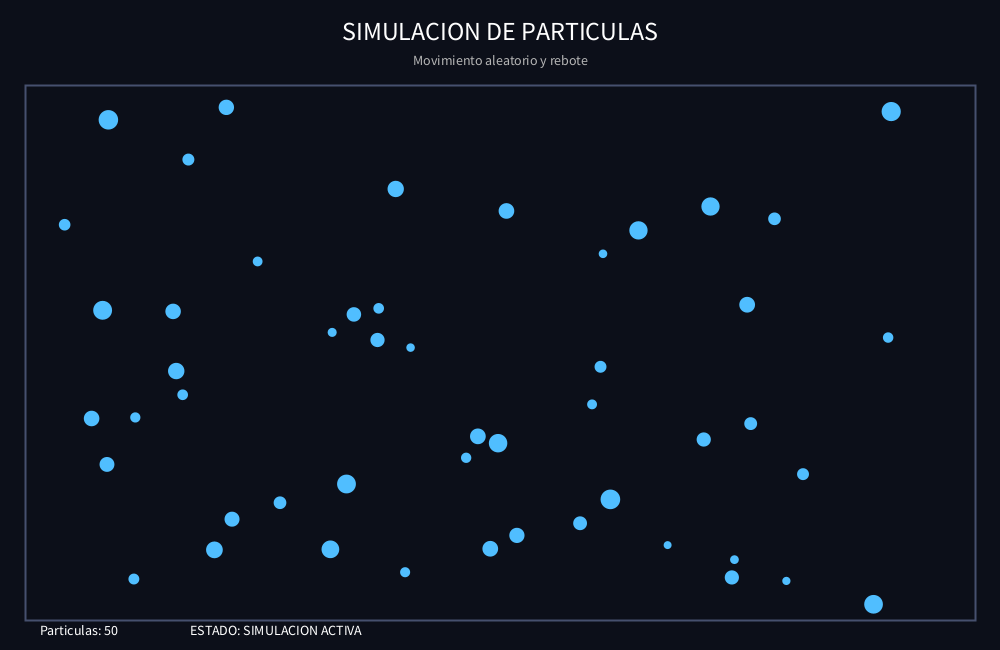
Frame 1 (no input)
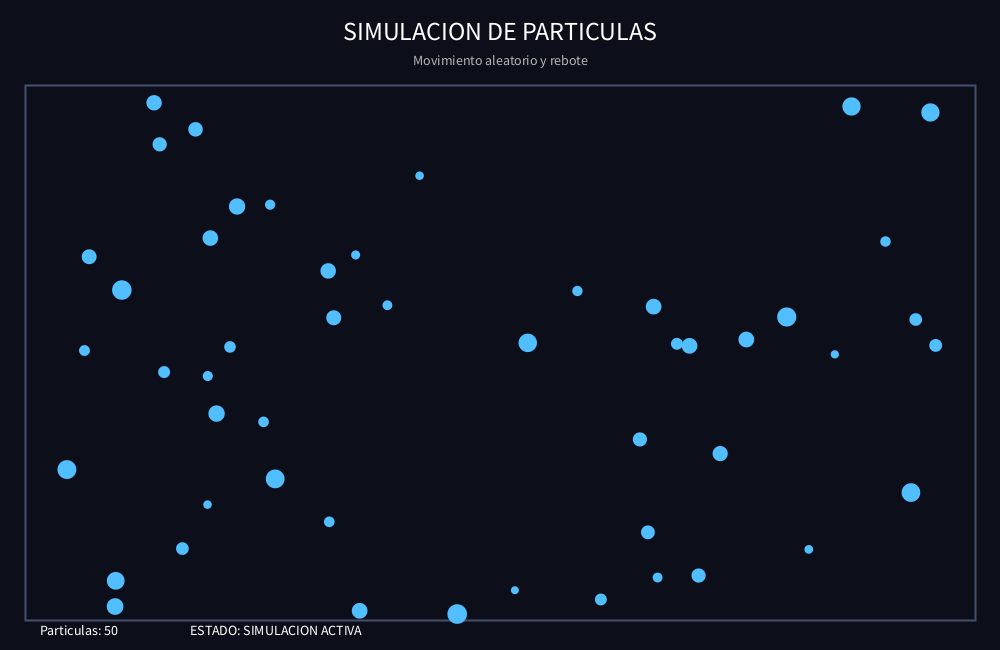
Frame 60 (the mouse pressed at the canvas centre just before this capture)
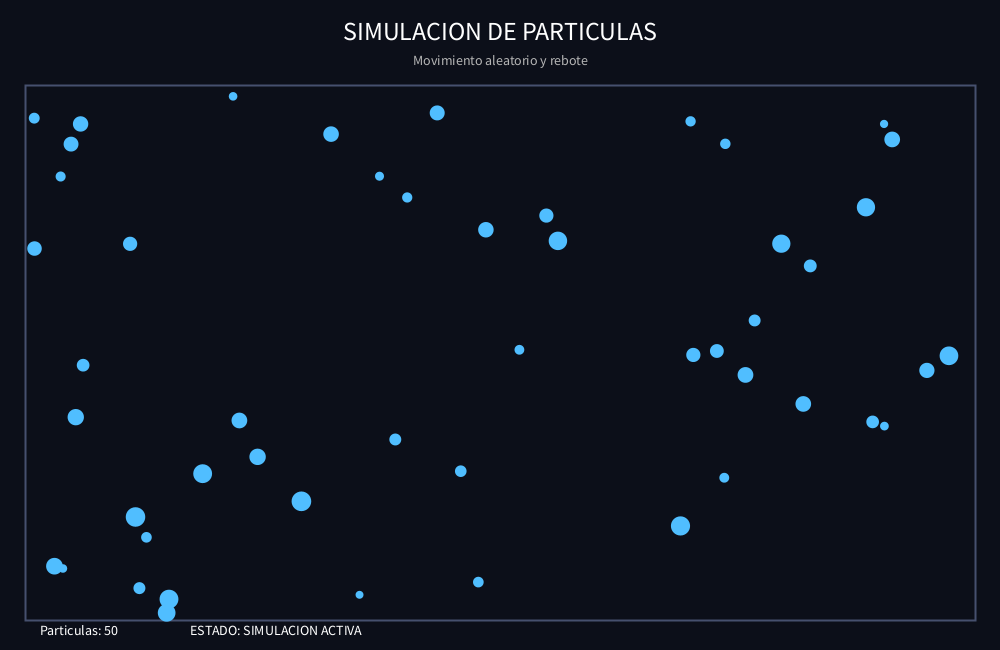
Frame 120 (the mouse held since frame 60 and released just before this capture)

The Processing sketch that drew these frames (run headless with seeded random() and noise(); from frame 60 on, the mouse is pressed at the canvas centre):

// Processing sketch: Simulacion_Particulas
// ── Simulacion_Particulas.pde
int cantidad = 50;

float[] x = new float[cantidad];
float[] y = new float[cantidad];
float[] vx = new float[cantidad];
float[] vy = new float[cantidad];
float[] tamano = new float[cantidad];

void setup() {
  size(1000, 650);

  for (int i = 0; i < cantidad; i++) {
    x[i] = random(40, width - 40);
    y[i] = random(100, height - 40);

    vx[i] = random(-4, 4);
    vy[i] = random(-4, 4);

    tamano[i] = random(8, 20);
  }
}

void draw() {

  background(12, 15, 25);

  // Titulo
  fill(255);
  textAlign(CENTER);
  textSize(26);
  text("SIMULACION DE PARTICULAS", width / 2, 40);

  textSize(14);
  fill(180);
  text("Movimiento aleatorio y rebote", width / 2, 65);

  // Area de simulacion
  noFill();
  stroke(70, 80, 110);
  strokeWeight(2);
  rect(25, 85, width - 50, height - 115);

  // Particulas
  for (int i = 0; i < cantidad; i++) {

    x[i] += vx[i];
    y[i] += vy[i];

    // Rebote horizontal
    if (x[i] < 35 || x[i] > width - 35) {
      vx[i] *= -1;
    }

    // Rebote vertical
    if (y[i] < 95 || y[i] > height - 35) {
      vy[i] *= -1;
    }

    // Particula
    noStroke();
    fill(80, 190, 255);
    ellipse(x[i], y[i], tamano[i], tamano[i]);
  }

  // Informacion
  fill(255);
  textAlign(LEFT);
  textSize(14);

  text("Particulas: " + cantidad, 40, height - 15);
  text("ESTADO: SIMULACION ACTIVA", 190, height - 15);
}
